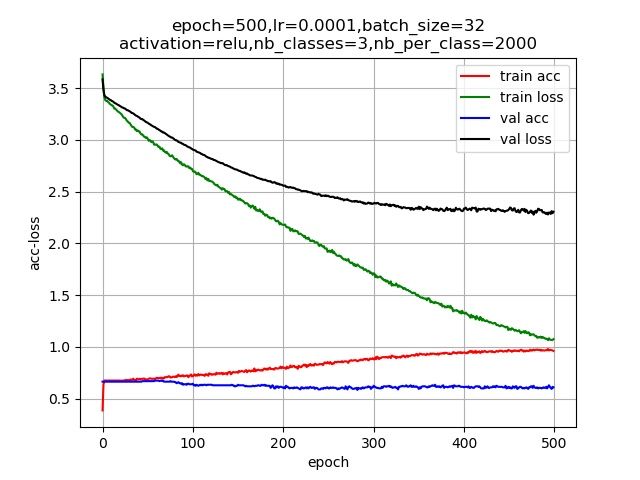
#> input picture parameter/2020-08-05@23-56-16.jpg, 640 x 480 px
$ python -i image_util.py   (imports and definitions only)   (older library calls are emulated)
#> lines starting #> are read from the running program, lines starting #| are printed output that depends on the picture; after the words box and inside, x2 and y2 are one past the last pixel; in counts of white or black regions, pixels touching at a corner belong together
#> further down, picture is the input picture: shape (480, 640, 3); mean B, G, R 244.8, 244.6, 244.9
# @Author: Ivan
# @LastEdit: 2020/8/13
import os
import cv2  # install
import numpy as np  # install
from keras import backend as K
from keras.models import Model
import matplotlib.pyplot as plt  # install

# ----------------Neural Network Visualization----------------

# input shape
width, height, depth = 100, 100, 3


# [280 lines left out: functions deprocess_image, get_intermediate_output, show_intermediate_output, show_heatmap, face_detect, cut_face and 6 more, not called in this run]


def harris(img):
    # cornerHarris角点检测函数
    # img=cv2.imread('6.jpg')
    # img=cv2.resize(img,(800,800),interpolation=cv2.INTER_AREA)
    gray = cv2.cvtColor(img, cv2.COLOR_BGR2GRAY)
    gray = cv2.GaussianBlur(gray, (5, 5), 0)
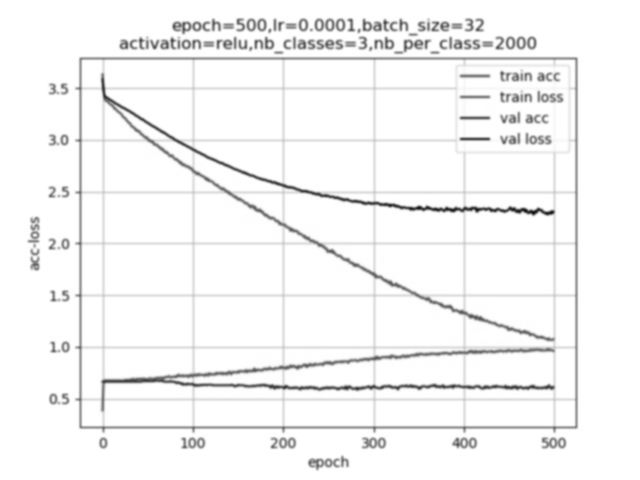
#> gray: shape (480, 640); min 16, max 255, mean 244.7
    gray = np.float32(gray)
    dst = cv2.cornerHarris(gray, 2, 3, 0.04)
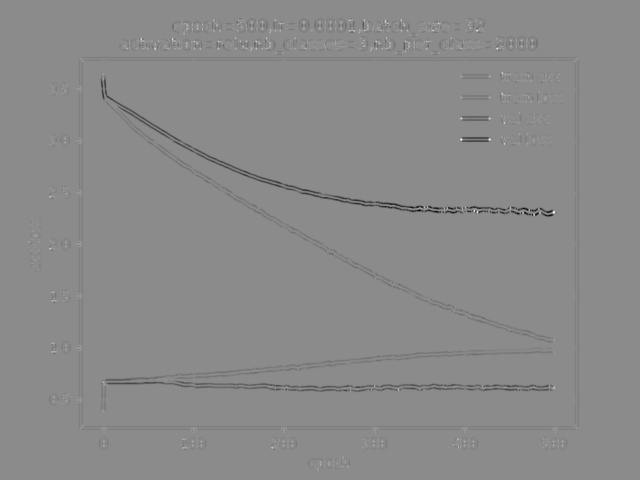
#> dst: shape (480, 640) float32; min -17966522, max 14960312, mean -124931.6; drawn with min black and max white
    dst = cv2.dilate(dst, None)
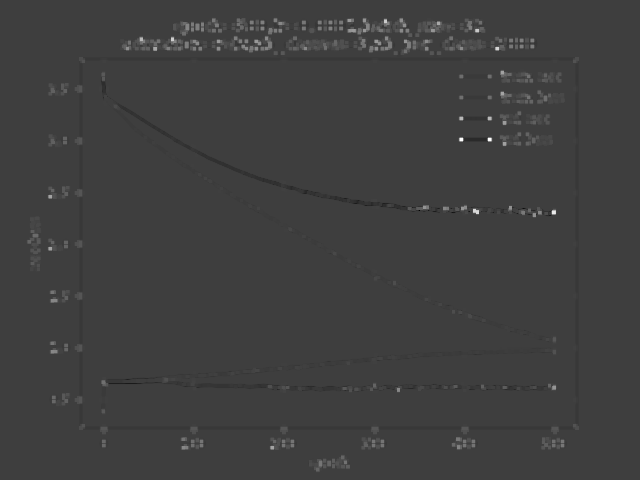
#> dst: shape (480, 640) float32; min -4822240, max 14960312, mean 72019.6; drawn with min black and max white
    img[dst > 0.01 * dst.max()] = [0, 0, 255]
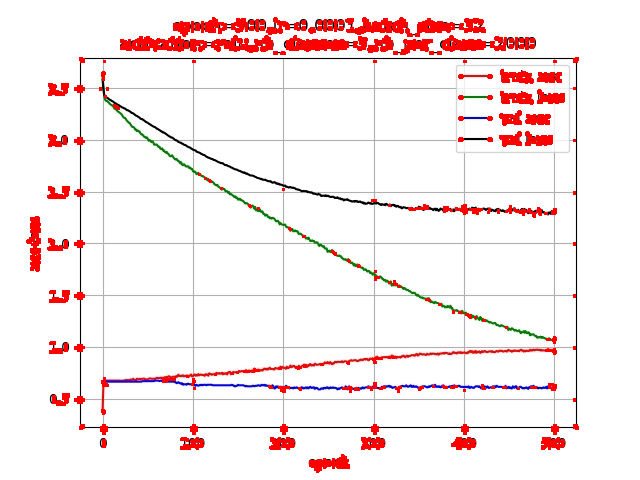
#> img: shape (480, 640, 3); 5.18% of pixels changed, all inside (x1, y1, x2, y2) = (26, 17, 579, 473)
    cv2.imshow('harris', img)
    # i=cv2.waitKey(0)


# [296 lines left out: functions draw_faces, sift_test, surf_test_fast, surf_test, orb_test, get_max_contour and 3 more, not called in this run]


# -------------------------------------------------------------


def main():
    # get_video()
    pass


# [2 lines not run here, left out]

>>> import cv2
>>> picture = cv2.imread('parameter/2020-08-05@23-56-16.jpg')
>>> result = harris(picture)
